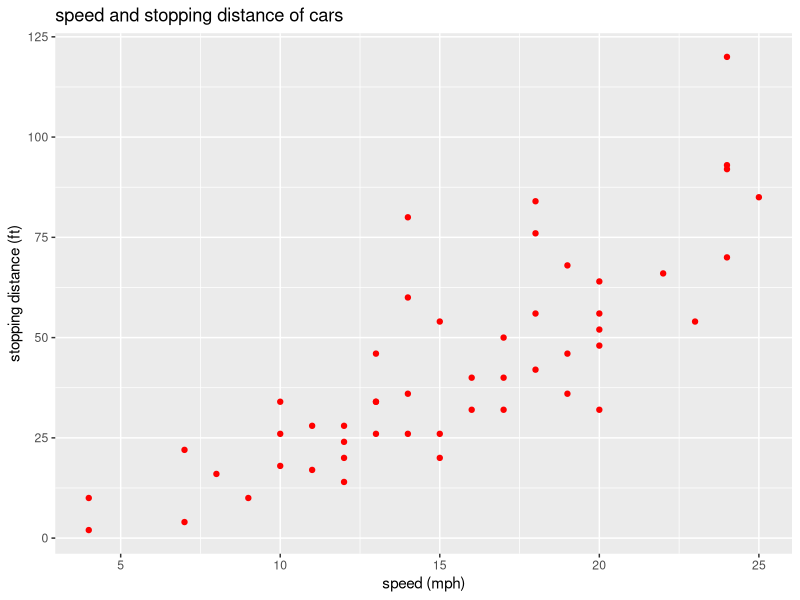
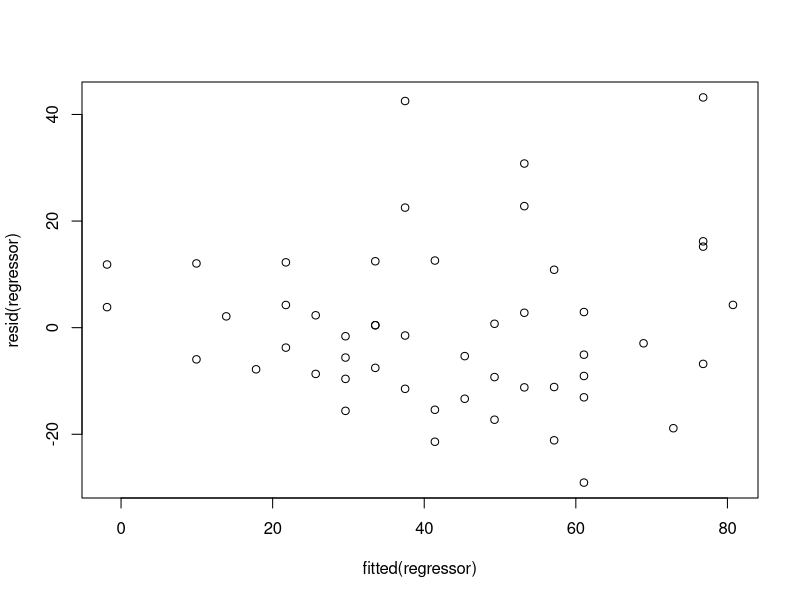
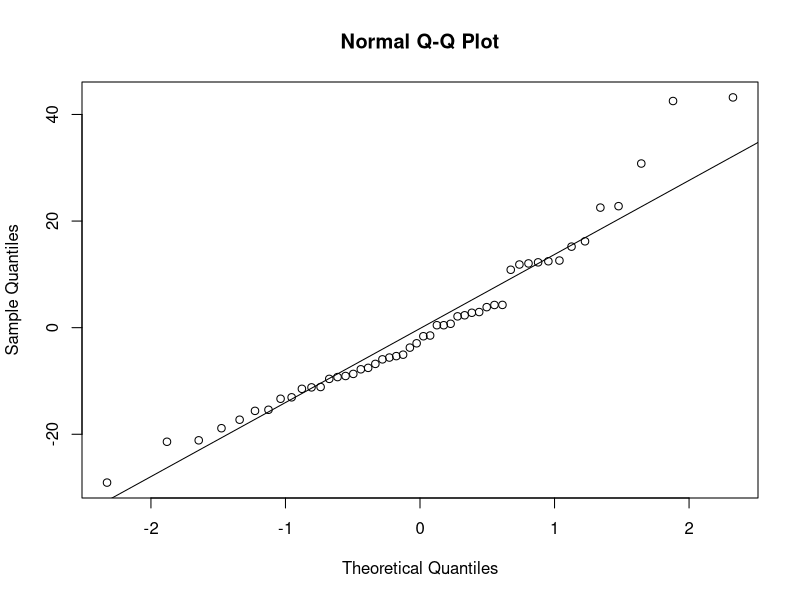

These figures' R source, in order:
## ---- chunk 1
dataset_cars <- cars

summary(dataset_cars)
## ---- chunk 2
library(ggplot2)
ggplot() +
  geom_point(aes(x = dataset_cars$speed, y = dataset_cars$dist),
             color = 'red') +
  ggtitle('speed and stopping distance of cars') +
  xlab('speed (mph)') +
  ylab('stopping distance (ft)')
## ---- chunk 3
regressor <- lm(formula = dist ~ speed, 
                data = dataset_cars)

regressor
## ---- chunk 4
summary(regressor)
## ---- chunk 5
plot(fitted(regressor),resid(regressor))

qqnorm(resid(regressor))
qqline(resid(regressor))
